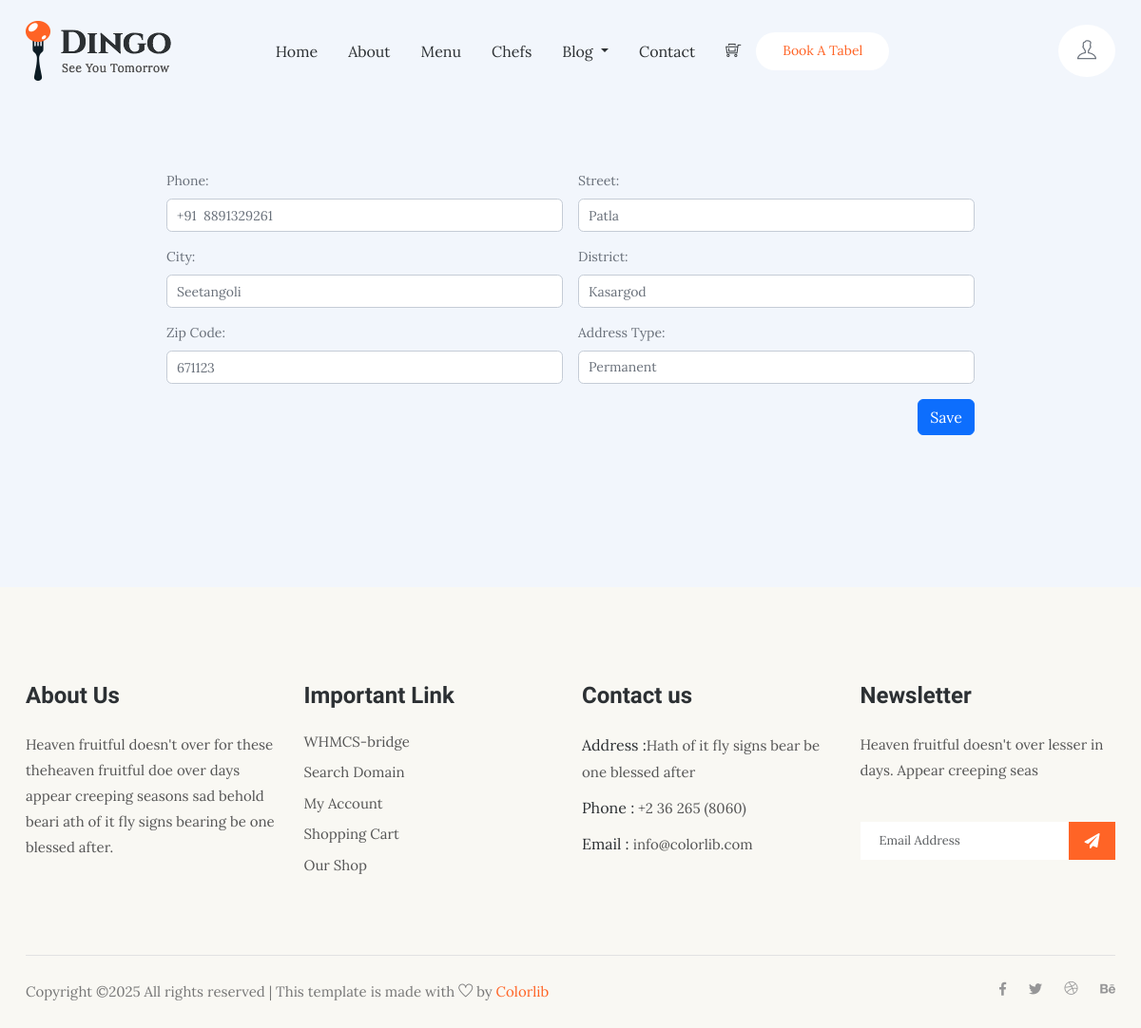
Screenshot of /edit_address/2/ with the database file from the repository.
### DINGO_APP/models.py (models this page shows, shortened)
class Address(models.Model):
    user = models.ForeignKey(User, on_delete=models.CASCADE, null=True)
    phone_number = models.CharField(max_length=10,null=True,blank=True)
    street = models.CharField(max_length=100,null=True,blank=True)
    city = models.CharField(max_length=100,null=True,blank=True)
    district = models.CharField(max_length=100,null=True,blank=True)
    zipcode = models.CharField(max_length=6,null=True,blank=True)
    address_type = models.IntegerField(choices=address_choice,null=True,blank=True)

### DINGO_APP/views.py (the view)
# urls.py: path('edit_address/<int:id>/', views.edit_address, name='edit_address'),
def edit_address(request,id):
    address=Address.objects.get(id=id)
    return render(request,'edit_address.html',locals())

### Templates/edit_address.html (shortened to what this page needs)
<!doctype html>
{% load static %}
<html lang="en">
<head>
    <link href="https://cdn.jsdelivr.net/npm/bootstrap@5.3.2/dist/css/bootstrap.min.css" rel="stylesheet">
    <link rel="stylesheet" href="https://cdn.jsdelivr.net/npm/bootstrap-icons@1.11.1/font/bootstrap-icons.css">
    <link rel="stylesheet" href="{% static 'css/bootstrap.min.css' %}">
    <link href="https://cdn.jsdelivr.net/npm/bootstrap@5.3.0-alpha1/dist/css/bootstrap.min.css" rel="stylesheet">
    <link href="https://cdn.jsdelivr.net/npm/bootstrap@5.3.3/dist/css/bootstrap.min.css" rel="stylesheet">
    <link href="https://cdn.jsdelivr.net/npm/bootstrap@5.3.3/dist/css/bootstrap.min.css" rel="stylesheet">
    <link rel="stylesheet" href="{% static 'css/animate.css' %}">
    <link rel="stylesheet" href="{% static 'css/owl.carousel.min.css' %}">
    <link rel="stylesheet" href="{% static 'css/themify-icons.css' %}">
    <link rel="stylesheet" href="{% static 'css/flaticon.css' %}">
    <link rel="stylesheet" href="{% static 'css/magnific-popup.css' %}">
    <link rel="stylesheet" href="{% static 'css/slick.css' %}">
    <link rel="stylesheet" href="{% static 'css/gijgo.min.css' %}">
    <link rel="stylesheet" href="{% static 'css/nice-select.css' %}">
    <link rel="stylesheet" href="{% static 'css/all.css' %}">
    <link rel="stylesheet" href="{% static 'css/style.css' %}">
    <link rel="stylesheet" href="{% static 'css/login.css' %}">
    <link rel="stylesheet" href="{% static 'css/user.css' %}">
</head>
<body>
    <header class="main_menu home_menu">
        <div class="container">
            <div class="row align-items-center">
                <div class="col-lg-12">
                    <nav class="navbar navbar-expand-lg navbar-light">
                        {% if user.is_active == 1 %}
                        <a class="navbar-brand" href="{% url 'user_home' %}"> <img src="{% static 'img/logo.png' %}" alt="logo"> </a>
                        {% else %}
                        <a class="navbar-brand" href="{% url 'index' %}"> <img src="{% static 'img/logo.png' %}" alt="logo"> </a>
                        {% endif %}
                        <div class=" navbar-collapse main-menu-item "
                            id="navbarSupportedContent">
                            <ul class="navbar-nav">
                                {% if user.is_active == 1 %}
                                <li class="nav-item">
                                    <a class="nav-link" href="{% url 'user_home' %}">Home</a>
                                </li>
                                {% else %}
                                <li class="nav-item">
                                    <a class="nav-link" href="{% url 'index' %}">Home</a>
                                </li>
                                {% endif %}
                                <li class="nav-item">
                                    <a class="nav-link" href="{% url 'about' %}">About</a>
                                </li>
                                <li class="nav-item">
                                    <a class="nav-link" href="{% url 'food_menu' %}">Menu</a>
                                </li>
                                <li class="nav-item">
                                    <a class="nav-link" href="{% url 'chefs' %}">Chefs</a>
                                </li>
                                <li class="nav-item dropdown">
                                    <a class="nav-link dropdown-toggle" href="{% url 'blog' %}" id="navbarDropdown" role="button" data-toggle="dropdown" aria-haspopup="true" aria-expanded="false">
                                        Blog
                                    </a>
                                </li>
                                <li class="nav-item">
                                    <a class="nav-link" href="{% url 'contact' %}">Contact</a>
                                </li>
                                <li class="nav-item">
                                    <a class="nav-link" href="{% url 'cart' %}">
                                        <i class="ti-shopping-cart-full" role="right-icon"></i>
                                    </a>
                                </li>
                            </ul>
                            <div class="menu_btn">
                                <a href="#" class="btn_1 d-none d-sm-block">book a tabel</a>
                            </div>
                        </div>
                        <div>
                            <ul class="user_ul">
                                <li class="nav-item dropdown user_dropdown">
                                    <a class="eg-link" data-bs-toggle="modal">
                                         <i class="ti-user" role="right-icon"></i>
                                    </a>
                                </li>
                            </ul>
                        </div>
                    </nav>
                </div>
            </div>
        </div>
    </header>
    <div class="container" style="padding: 10rem;">
        <form class="row g-3 needs-validation" method="post" action="{% url 'update_address' address.id %}" novalidate>
            <div class="col-md-6">
                <label for="phone" class="form-label">Phone:</label>
                <input type="text" name="phone_number" class="form-control" id="phone" value="{{ address.phone_number }}" required>
            </div>
            <div class="col-md-6">
                <label for="street" class="form-label">Street:</label>
                <input type="text" name="street" class="form-control" id="street" value="{{ address.street  }}" required>
            </div>
            <div class="col-md-6">
                <label for="city" class="form-label">City:</label>
                <input type="text" name="city" class="form-control" id="city" value="{{ address.city  }}" required>
            </div>
            <div class="col-md-6">
                <label for="district" class="form-label">District:</label>
                <input type="text" name="district" class="form-control" id="district" value="{{ address.district  }}" required>
            </div>
            <div class="col-md-6">
                <label for="zipcode" class="form-label">Zip Code:</label>
                <input type="text" name="zipcode" class="form-control" id="zipcode" value="{{ address.zipcode  }}" required>
            </div>
            <div class="col-md-6">
                <label>Address Type:</label>
                <select name="address_type" class="form-control">
                    <option value="1" >Permanent</option>
                </select>
            </div>
            <div class="col-12 ">
              <button class="btn btn-primary float-end" type="submit">Save</button>
            </div>
          </form>
    </div>
    <footer class="footer-area">
        <div class="container">
            <div class="row">
                <div class="col-xl-3 col-sm-6 col-md-3 col-lg-3">
                    <div class="single-footer-widget footer_1">
                        <h4>About Us</h4>
                        <p>Heaven fruitful doesn't over for these theheaven fruitful doe over days
                            appear creeping seasons sad behold beari ath of it fly signs bearing
                            be one blessed after.</p>
                    </div>
                </div>
                <div class="col-xl-3 col-sm-6 col-md-2 col-lg-3">
                    <div class="single-footer-widget footer_2">
                        <h4>Important Link</h4>
                        <div class="contact_info">
                            <ul>
                                <li><a href="#">WHMCS-bridge</a></li>
                                <li><a href="#"> Search Domain</a></li>
                                <li><a href="#">My Account</a></li>
                                <li><a href="#">Shopping Cart</a></li>
                                <li><a href="#"> Our Shop</a></li>
                            </ul>
                        </div>
                    </div>
                </div>
                <div class="col-xl-3 col-sm-6 col-md-3 col-lg-3">
                    <div class="single-footer-widget footer_2">
                        <h4>Contact us</h4>
                        <div class="contact_info">
                            <p><span> Address :</span>Hath of it fly signs bear be one blessed after </p>
                            <p><span> Phone :</span> +2 36 265 (8060)</p>
                            <p><span> Email : </span>info@colorlib.com </p>
                        </div>
                    </div>
                </div>
                <div class="col-xl-3 col-sm-6 col-md-4 col-lg-3">
                    <div class="single-footer-widget footer_3">
                        <h4>Newsletter</h4>
                        <p>Heaven fruitful doesn't over lesser in days. Appear creeping seas</p>
                        <form action="#">
                            <div class="form-group">
                                <div class="input-group mb-3">
                                    <input type="text" class="form-control" placeholder='Email Address'
                                        onfocus="this.placeholder = ''" onblur="this.placeholder = 'Email Address'">
                                    <div class="input-group-append">
                                        <button class="btn" type="button"><i class="fas fa-paper-plane"></i></button>
                                    </div>
                                </div>
                            </div>
                        </form>
                    </div>
                </div>
            </div>
            <div class="copyright_part_text">
                <div class="row">
                    <div class="col-lg-8">
                        <p class="footer-text m-0">
                             Copyright &copy;<script>document.write(new Date().getFullYear());</script> All rights reserved | This template is made with <i class="ti-heart" aria-hidden="true"></i> by <a href="https://colorlib.com" target="_blank">Colorlib</a>
                        </p>
                    </div>
                    <div class="col-lg-4">
                        <div class="copyright_social_icon text-right">
                            <a href="#"><i class="fab fa-facebook-f"></i></a>
                            <a href="#"><i class="fab fa-twitter"></i></a>
                            <a href="#"><i class="ti-dribbble"></i></a>
                            <a href="#"><i class="fab fa-behance"></i></a>
                        </div>
                    </div>
                </div>
            </div>
        </div>
    </footer>
</body>
</body>
</html>

### static/css/all.css (style rules this page uses)
.fa, .fas, .far, .fal, .fab { -moz-osx-font-smoothing: grayscale; -webkit-font-smoothing: antialiased; display: inline-block; font-style: normal; font-variant: normal; text-rendering: auto; line-height: 1; }
.fa-behance:before { content: "\f1b4"; }
.fa-facebook-f:before { content: "\f39e"; }
.fa-paper-plane:before { content: "\f1d8"; }
.fa-twitter:before { content: "\f099"; }
.fab { font-family: 'Font Awesome 5 Brands'; }
.fa, .fas { font-family: 'Font Awesome 5 Free'; font-weight: 900; }

### static/css/user.css (style rules this page uses)
.user_ul { margin-bottom: 0; }
.user_dropdown .eg-link { background: #fff; padding: 15px 20px; font-size: 20px; border-radius: 50%; }
.navbar-nav li { height: 38px; align-content: center; }

### Templates/edit_address.html (style rules this page uses)
button { padding: 5px 10px; font-size: 16px; cursor: pointer; border: none; }
body { margin-top:20px; background-color:#f2f6fc; color:#69707a; }
.form-control, .dataTable-input { display: block; width: 100%; padding: 0.875rem 1.125rem; font-size: 0.875rem; font-weight: 400; line-height: 1; color: #69707a; background-color: #fff; background-clip: padding-box; border: 1px solid #c5ccd6; -webkit-appearance: none; -moz-appearance: none; appearance: none; border-radius: 0.35rem; transition: border-color 0.15s ease-in-out, box-shadow 0.15s ease-in-out; }
body { margin-top:20px; }
.form-control { padding: 0px 10px; line-height: normal; }

### rows the page displays
Address: phone_number "+91 8891329261", street "Patla", city "Seetangoli", district "Kasargod", zipcode "671123"
